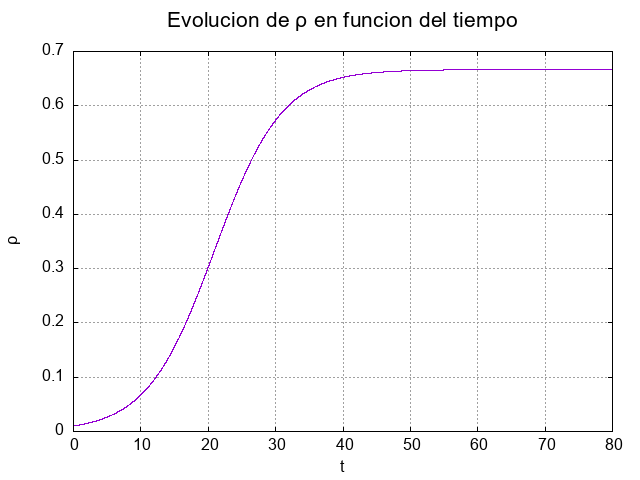

gnuplot code for this plot:
set term png
set output 'rho_tiempo.png'

set title 'Evolucion de ρ en funcion del tiempo' font ',16'
set xlabel 't' font ',12'
set ylabel 'ρ' font ',12'
set grid
set pointsize 0.15
set ticslevel 0

set autoscale x
set xrange [0:80]

set autoscale y
set yrange [0:*]

unset key
plot "../../resultados/rho_tiempo.txt" using 1:2 
